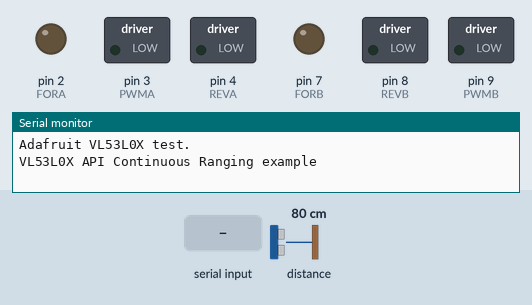
This sketch was run on a simulated Arduino Uno, built with avr-gcc and run on an emulated ATmega328P. On the bench: switched loads named in the sketch (green lamp = pin HIGH), output pins drawn as LEDs (lit = HIGH), the last lines printed to the serial monitor. The test bench sets the inputs (shaded band); at power-on: distance to the obstacle 80 cm.

Above: at 1.2 s.
1.3 s: "90,45\n" received over Serial
At 1.6 s:
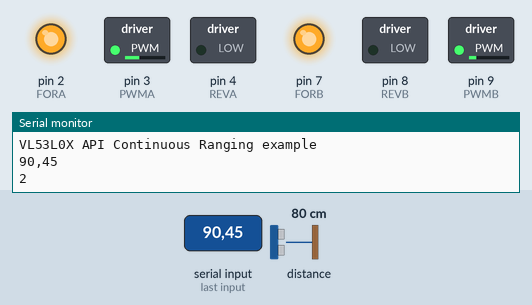
2.8 s: distance to the obstacle set to 54 cm
4.3 s: distance to the obstacle set to 45 cm
At 5.7 s:
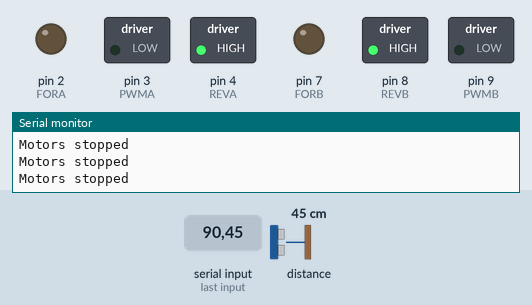
Timing chart, 0 to 7.3 s (numbered marks = the images above; inputs shaded):
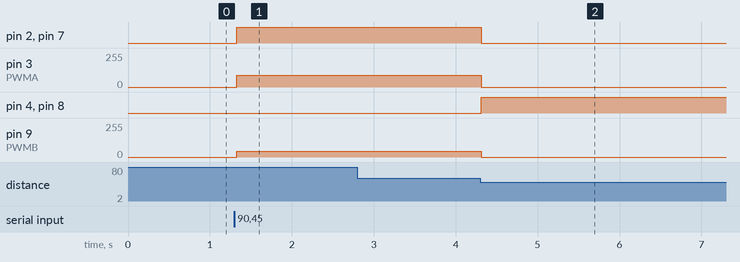

Measured:
- the behaviour switches between 50 and 49 cm on distance to the obstacle (found by bisection; images 1 and 2)
- after the input at 1.3 s, pin 2 (FORA), pin 7 (FORB): LOW → HIGH at once; pin 3 (PWMA): 0/255 → 90/255 at once; pin 9 (PWMB): 0/255 → 45/255 at once
- after the input at 2.8 s, every drawn part: stays the same
- after the input at 4.3 s, pin 2 (FORA), pin 7 (FORB): HIGH → LOW at once; pin 3 (PWMA): 90/255 → 0/255 at once; pin 4 (REVA), pin 8 (REVB): LOW → HIGH at once; pin 9 (PWMB): 45/255 → 0/255 at once

The sketch:

turtle_bot_01.ino
```cpp
  #include "Adafruit_VL53L0X.h"
  /* Ardumoto Example Sketch
    by: Jim Lindblom
  date: November 8, 2013
  license: Public domain. Please use, reuse, and modify this
  sketch!

  Adapted to v20 hardware by: Marshall Taylor
  date: March 31, 2017

  Three useful functions are defined:
    setupArdumoto() -- Setup the Ardumoto Shield pins
    driveArdumoto([motor], [direction], [speed]) -- Drive [motor]
      (0 for A, 1 for B) in [direction] (0 or 1) at a [speed]
      between 0 and 255. It will spin until told to stop.
    stopArdumoto([motor]) -- Stop driving [motor] (0 or 1).

  setupArdumoto() is called in the setup().
  The loop() demonstrates use of the motor driving functions.
*/
/* Modifications for generic motor driver
by: Drew Tyre & Sasha Tenhumberg
July-August 2025
*/
char inputBuffer[32]; //save enough space for the message
int _index = 0;
bool  cmdPending   = false;
unsigned long startMs, durationMs;
int dirA, spdA, dirB, spdB;
Adafruit_VL53L0X lox = Adafruit_VL53L0X();

// Clockwise and counter-clockwise definitions.
// Depending on how you wired your motors, you may need to swap.
#define FORWARD  1
#define REVERSE 0

// Motor definitions to make life easier:
#define MOTOR_A 0
#define MOTOR_B 1

// Pin Assignments //
//Default pins:
#define FORA 2 // Direction control for motor A
#define REVA 4 // Direction control for motor A
#define PWMA 3  // PWM control (speed) for motor A
#define FORB 7 // Direction control for motor B
#define REVB 8 // Direction control for motor B
#define PWMB 9 // PWM control (speed) for motor B


void setup()
{
  setupArdumoto(); // Set all pins as outputs
  Serial.begin(115200);
  while (! Serial) {
    delay(1);
  }

  Serial.println("Adafruit VL53L0X test.");
  if (!lox.begin()) {
    Serial.println(F("Failed to boot VL53L0X"));
    while(1);
  }
  // power
  Serial.println(F("VL53L0X API Continuous Ranging example\n\n"));

  // start continuous ranging
  lox.startRangeContinuous();
}

void loop()
{
  int A, B;
  int t;
  int range = lox.readRange();

  // 1. check for new command
  while (Serial.available()) {

    char c = Serial.read();
    //Serial.println("Reading message.");
    if (c == '\n') {
      inputBuffer[_index] = '\0';
      Serial.println(inputBuffer);
      Serial.println(sscanf(inputBuffer, "%d,%d,%d", &A,&B,&t));
      if (sscanf(inputBuffer, "%d,%d,%f", &A,&B,&t)) {


        dirA      = (A >= 0);  spdA = abs(A);
        dirB      = (B >= 0);  spdB = abs(B);
        durationMs = (unsigned long)(t * 100);

        startMs    = millis();
        cmdPending = true;


      }
      _index = 0;
    }
    else if (_index < sizeof(inputBuffer)-1) {
      inputBuffer[_index++] = c;
    } else {
      _index = 0;
    }

  }


  // 2. if a command is active and time’s up, stop motors
  if ((cmdPending && (millis() - startMs >= durationMs)) || (range < 500 && isForward())) {
    stopArdumoto(MOTOR_A);
    stopArdumoto(MOTOR_B);
    cmdPending = false;
    Serial.println("Motors stopped");
  } else if(cmdPending) {
    driveArdumoto(MOTOR_A, dirA, spdA);
    driveArdumoto(MOTOR_B, dirB, spdB);
  }

  // …you can do other work here (sensor polling, comms, etc.)…

}

bool isForward() {
  if (dirA && dirB) {
    return true;
  } else if (!dirA && !dirB) {
    return false;
  }
  if ((dirA && spdA > spdB) || (dirB && spdB > spdA)) {
    return true;
  }
  return false;

}
// driveArdumoto drives 'motor' in 'dir' direction at 'spd' speed
void driveArdumoto(byte motor, byte dir, byte spd)
{
  if (motor == MOTOR_A)
  {
    if (dir == FORWARD)
    {
      digitalWrite(FORA, HIGH);
      digitalWrite(REVA, LOW);
      analogWrite(PWMA, spd);
    }
    if (dir == REVERSE)
    {
      digitalWrite(FORA, LOW);
      digitalWrite(REVA, HIGH);
      analogWrite(PWMA, spd);
    }
  }
  else if (motor == MOTOR_B)
  {
    if (dir == FORWARD)
    {
      digitalWrite(FORB, HIGH);
      digitalWrite(REVB, LOW);
      analogWrite(PWMB, spd);
    }
    if (dir == REVERSE)
    {
      digitalWrite(FORB, LOW);
      digitalWrite(REVB, HIGH);
      analogWrite(PWMB, spd);
    }
  }
}

// stopArdumoto makes a motor stop
void stopArdumoto(byte motor)
{
  driveArdumoto(motor, 0, 0);
}

// setupArdumoto initialize all pins
void setupArdumoto()
{
  // All pins should be setup as outputs:
  pinMode(PWMA, OUTPUT);
  pinMode(PWMB, OUTPUT);
  pinMode(FORA, OUTPUT);
  pinMode(FORB, OUTPUT);
  pinMode(REVA, OUTPUT);
  pinMode(REVB, OUTPUT);

  // Initialize all pins as low:
  digitalWrite(PWMA, LOW);
  digitalWrite(PWMB, LOW);
  digitalWrite(FORA, LOW);
  digitalWrite(REVA, LOW);
  digitalWrite(FORB, LOW);
  digitalWrite(REVB, LOW);
}
```
